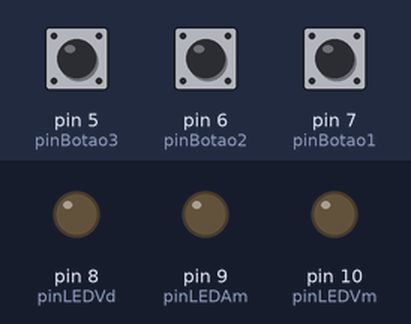
Bench run of a sketch on a simulated Arduino Uno, built with avr-gcc and run on an emulated ATmega328P. Shown: output pins drawn as LEDs (lit = HIGH). Dashed ring = blinking. The test bench sets the inputs (shaded band); at power-on: pin 6 (pinBotao2) HIGH, pin 5 (pinBotao3) HIGH, pin 7 (pinBotao1) HIGH.

Above: at 1.2 s.
1.3 s: pin 6 (pinBotao2) pulled LOW for 0.15 s
At 1.45 s:
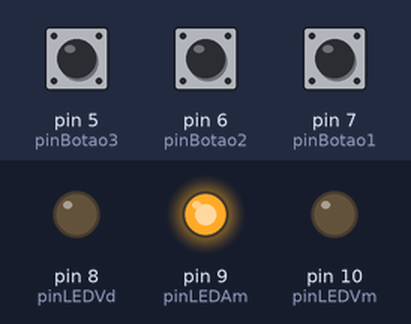
3.1 s: pin 5 (pinBotao3) pulled LOW for 1 s
At 3.25 s:
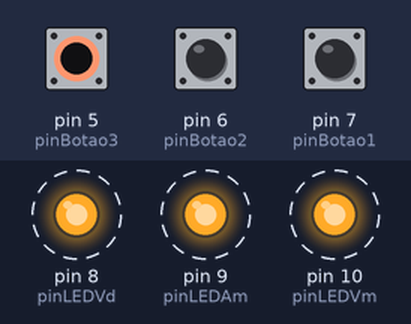
6.1 s: pin 7 (pinBotao1) pulled LOW for 1 s
At 6.25 s:
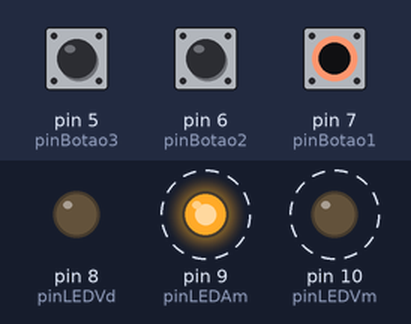
9.1 s: pin 7 (pinBotao1) pulled LOW for 3.2 s
At 13.5 s:
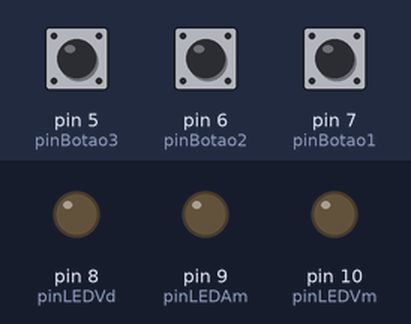
13.8 s: pin 5 (pinBotao3) pulled LOW for 3.2 s
At 14.15 s:
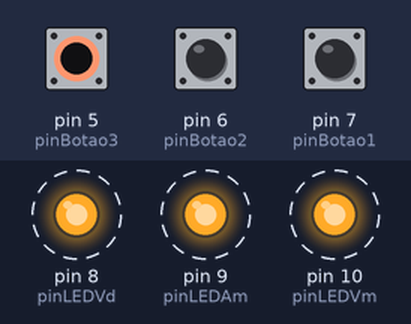
Timing chart, 0 to 18.5 s (numbered marks = the images above; inputs shaded):
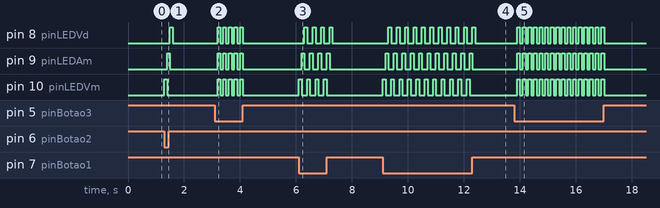

Measured:
- after the input at 1.3 s, pin 8 (pinLEDVd): LOW → HIGH after 0.20 s, → LOW 0.10 s later; pin 9 (pinLEDAm): LOW → HIGH after 0.10 s, → LOW 0.10 s later; pin 10 (pinLEDVm): LOW → HIGH at once, → LOW 0.10 s later
- after the input at 3.1 s, pin 8 (pinLEDVd), pin 9 (pinLEDAm), pin 10 (pinLEDVm): alternates HIGH for 0.10 s and LOW for 0.10 s, 10 changes in all, then stays LOW, starting after 0.10 s
- after the input at 6.1 s, pin 8 (pinLEDVd): alternates HIGH for 0.10 s and LOW for 0.20 s, 8 changes in all, then stays LOW, starting after 0.20 s; pin 9 (pinLEDAm): alternates HIGH for 0.10 s and LOW for 0.20 s, 8 changes in all, then stays LOW, starting after 0.10 s
- after the input at 9.1 s, pin 8 (pinLEDVd): alternates HIGH for 0.10 s and LOW for 0.20 s, 22 changes in all, then stays LOW, starting after 0.20 s; pin 9 (pinLEDAm): alternates HIGH for 0.10 s and LOW for 0.20 s, 22 changes in all, then stays LOW, starting after 0.10 s
- after the input at 13.8 s, pin 8 (pinLEDVd), pin 9 (pinLEDAm), pin 10 (pinLEDVm): alternates HIGH for 0.10 s and LOW for 0.10 s, 32 changes in all, then stays LOW, starting after 0.10 s

The sketch:

exercicio1.ino
```cpp
#define pinLEDVm 10
#define pinLEDAm 9
#define pinLEDVd 8

#define pinBotao1 7
#define pinBotao2 6
#define pinBotao3 5

void setup() {
  pinMode(pinLEDVm, OUTPUT);
  pinMode(pinLEDAm, OUTPUT);
  pinMode(pinLEDVd, OUTPUT);

  pinMode(pinBotao1, INPUT_PULLUP);
  pinMode(pinBotao2, INPUT_PULLUP);
  pinMode(pinBotao3, INPUT_PULLUP);

}

void loop() {

  bool estadoBotao1 = digitalRead(pinBotao1);
  bool estadoBotao2 = digitalRead(pinBotao2);
  bool estadoBotao3 = digitalRead(pinBotao3);

  //Controle do estado dos botões
  byte estadoLEDs;
  if (!estadoBotao1 || !estadoBotao2 ) estadoLEDs = 1;
  if (!estadoBotao1 && !estadoBotao2 ) estadoLEDs = 3;
  if (!estadoBotao3) estadoLEDs = 2;
  if ( (estadoBotao1 && estadoBotao2) && estadoBotao3 ) estadoLEDs = 3;


  if (estadoLEDs == 1){
      // efeito 1
      digitalWrite(pinLEDVm, HIGH);
      digitalWrite(pinLEDAm, LOW);
      digitalWrite(pinLEDVd, LOW);
      delay(100);

      digitalWrite(pinLEDVm, LOW);
      digitalWrite(pinLEDAm, HIGH);
      digitalWrite(pinLEDVd, LOW);
      delay(100);

      digitalWrite(pinLEDVm, LOW);
      digitalWrite(pinLEDAm, LOW);
      digitalWrite(pinLEDVd, HIGH);
      delay(100);

  } else if(estadoLEDs == 2){
  // efeito 2
      digitalWrite(pinLEDVm, LOW);
      digitalWrite(pinLEDAm, LOW);
      digitalWrite(pinLEDVd, LOW);
      delay(100);

      digitalWrite(pinLEDVm, HIGH);
      digitalWrite(pinLEDAm, HIGH);
      digitalWrite(pinLEDVd, HIGH);
      delay(100);

} else {

      digitalWrite(pinLEDVm, LOW);
      digitalWrite(pinLEDAm, LOW);
      digitalWrite(pinLEDVd, LOW);
}
}
```
